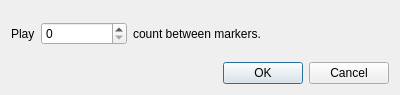
<?xml version="1.0" encoding="UTF-8"?>
<ui version="4.0">
 <class>CountLoopWnd</class>
 <widget class="QDialog" name="CountLoopWnd">
  <property name="geometry">
   <rect>
    <x>0</x>
    <y>0</y>
    <width>400</width>
    <height>95</height>
   </rect>
  </property>
  <property name="sizePolicy">
   <sizepolicy hsizetype="Fixed" vsizetype="Fixed">
    <horstretch>0</horstretch>
    <verstretch>0</verstretch>
   </sizepolicy>
  </property>
  <property name="windowTitle">
   <string>Count loop</string>
  </property>
  <layout class="QVBoxLayout" name="verticalLayout">
   <item>
    <layout class="QHBoxLayout" name="horizontalLayout" stretch="0,1,3">
     <item>
      <widget class="QLabel" name="label">
       <property name="text">
        <string>Play</string>
       </property>
      </widget>
     </item>
     <item>
      <widget class="QSpinBox" name="m_edit"/>
     </item>
     <item>
      <widget class="QLabel" name="label_2">
       <property name="text">
        <string>count between markers.</string>
       </property>
      </widget>
     </item>
    </layout>
   </item>
   <item>
    <widget class="QDialogButtonBox" name="buttonBox">
     <property name="orientation">
      <enum>Qt::Horizontal</enum>
     </property>
     <property name="standardButtons">
      <set>QDialogButtonBox::Cancel|QDialogButtonBox::Ok</set>
     </property>
    </widget>
   </item>
  </layout>
 </widget>
 <resources/>
 <connections>
  <connection>
   <sender>buttonBox</sender>
   <signal>accepted()</signal>
   <receiver>CountLoopWnd</receiver>
   <slot>accept()</slot>
   <hints>
    <hint type="sourcelabel">
     <x>248</x>
     <y>254</y>
    </hint>
    <hint type="destinationlabel">
     <x>157</x>
     <y>274</y>
    </hint>
   </hints>
  </connection>
  <connection>
   <sender>buttonBox</sender>
   <signal>rejected()</signal>
   <receiver>CountLoopWnd</receiver>
   <slot>reject()</slot>
   <hints>
    <hint type="sourcelabel">
     <x>316</x>
     <y>260</y>
    </hint>
    <hint type="destinationlabel">
     <x>286</x>
     <y>274</y>
    </hint>
   </hints>
  </connection>
 </connections>
</ui>
